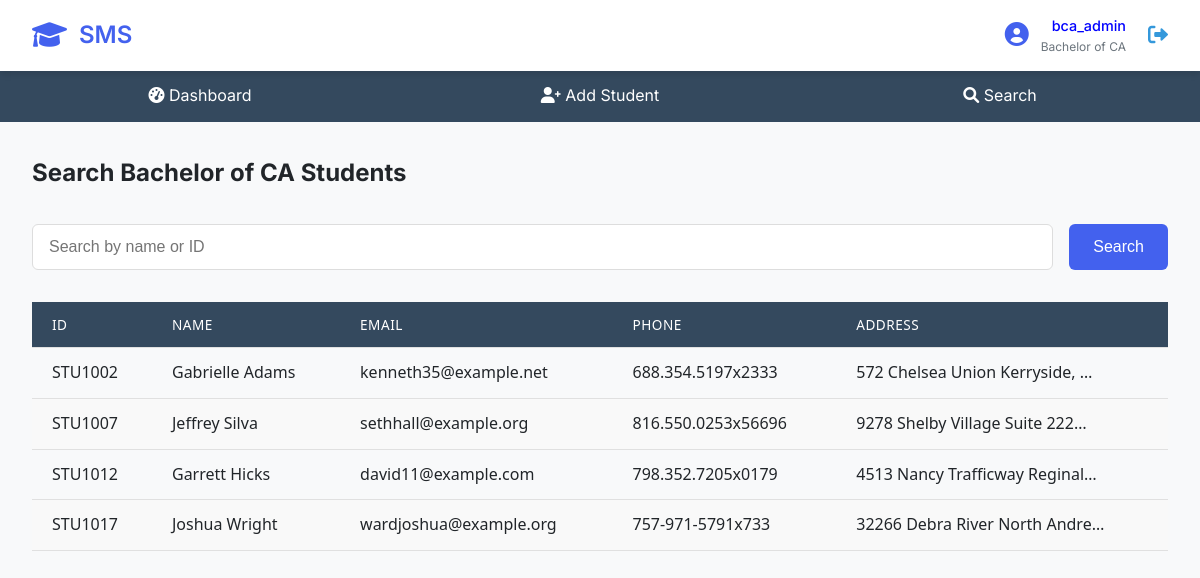
Page /students/search/ (signed in) on the committed database.
### students/models.py (models this page shows, shortened)
class DepartmentAdmin(AbstractUser):
    DEPARTMENTS = [
        ('BIT', 'Bachelor of IT'),
        ('BCS', 'Bachelor of CS'),
        ('BCA', 'Bachelor of CA'),
        ('CSIT', 'Bachelor of IT'),
        ('BHM', 'Bachelor of HM'),
    ]
    department = models.CharField(max_length=10, choices=DEPARTMENTS)

class Student(models.Model):
    student_id = models.CharField(max_length=20, unique=True)
    name = models.CharField(max_length=100)
    department = models.CharField(max_length=10, choices=DepartmentAdmin.DEPARTMENTS)
    address = models.TextField()
    email = models.EmailField()
    phone = models.CharField(max_length=15)
    created_by = models.ForeignKey(DepartmentAdmin, on_delete=models.CASCADE)

### students/views.py (the view)
# urls.py: path('students/search/', views.search_students, name='search'),
@login_required
def search_students(request):
    query = request.GET.get('q', '')
    students = Student.objects.filter(department=request.user.department)
    if query:
        students = students.filter(name__icontains=query) | students.filter(student_id__icontains=query)
    return render(request, 'students/search.html', {
        'students': students,
        'query': query,
        'department': request.user.get_department_display(),
    })

### students/templates/students/search.html (shortened to what this page needs)
{% extends "students/base.html" %}
{% block content %}
<div class="search-container">
    <h2>Search {{ user.get_department_display }} Students</h2>
    <form method="get" class="search-form">
        <input type="text" name="q" placeholder="Search by name or ID" value="{{ query }}">
        <button type="submit" class="btn">Search</button>
    </form>
    {% if students %}
    <table>
        <thead>
            <tr>
                <th>ID</th>
                <th>Name</th>
                <th>Email</th>
                <th>Phone</th>
                <th>Address</th>
            </tr>
        </thead>
        <tbody>
            {% for student in students %}
            <tr>
                <td>{{ student.student_id }}</td>
                <td>{{ student.name }}</td>
                <td>{{ student.email }}</td>
                <td>{{ student.phone }}</td>
                <td>{{ student.address|truncatechars:30 }}</td>
            </tr>
            {% endfor %}
        </tbody>
    </table>
    {% else %}
    <p>No students found matching your search.</p>
    {% endif %}
</div>
{% endblock %}

### students/templates/students/base.html (shortened to what this page needs)
<!DOCTYPE html>
<html lang="en">
<head>
    <link rel="stylesheet" href="/static/css/style.css">
    <link rel="stylesheet" href="https://cdnjs.cloudflare.com/ajax/libs/font-awesome/6.0.0/css/all.min.css">
</head>
<body>
    <div class="app-container">
        <header class="app-header">
            <div class="header-content">
                <div class="logo">
                    <i class="fas fa-graduation-cap"></i>
                    <h1>SMS</h1>
                </div>
                {% if user.is_authenticated %}
                <div class="user-info">
                    <div class="user-avatar">
                        <i class="fas fa-user-circle"></i>
                    </div>
                    <div class="user-details">
                        <span class="username">{{ user.username }}</span>
                        <span class="department">{{ user.get_department_display }}</span>
                    </div>
                    <a href="{% url 'logout' %}" class="logout-btn">
                        <i class="fas fa-sign-out-alt"></i>
                    </a>
                </div>
                {% endif %}
            </div>
        </header>
        {% if user.is_authenticated %}
        <nav class="app-nav">
            <ul>
                <li>
                    <a href="{% url 'dashboard' %}" class="nav-link">
                        <i class="fas fa-tachometer-alt"></i>
                        <span>Dashboard</span>
                    </a>
                </li>
                <li>
                    <a href="{% url 'add_student' %}" class="nav-link">
                        <i class="fas fa-user-plus"></i>
                        <span>Add Student</span>
                    </a>
                </li>
                <li>
                    <a href="{% url 'search' %}" class="nav-link">
                        <i class="fas fa-search"></i>
                        <span>Search</span>
                    </a>
                </li>
            </ul>
        </nav>
        {% endif %}
        <main class="app-main">
            {% block content %}{% endblock %}
        </main>
    </div>
</body>
</html>

### static/css/style.css (style rules this page uses)
:root { --primary: #4361ee; --primary-dark: #3a56d4; --secondary: #3f37c9; --accent: #4895ef; --danger: #f72585; --success: #4cc9f0; --warning: #f8961e; --light: #f8f9fa; --dark: #212529; --gray: #6c757d; --white: #ffffff; --shadow-sm: 0 1px 2px rgba(0,0,0,0.1); --shadow-md: 0 4px 6px rgba(0,0,0,0.1); --shadow-lg: 0 10px 15px rgba(0,0,0,0.1); --radius-sm: 4px; --radius-md: 8px; --radius-lg: 12px; --transition: all 0.3s ease; }
body { font-family: 'Inter', sans-serif; margin: 0; padding: 0; line-height: 1.6; color: var(--dark); background-color: var(--light); }
.app-header { background: var(--white); box-shadow: var(--shadow-md); position: sticky; top: 0; z-index: 100; display: flex; justify-content: space-between; align-items: center; padding: 0 2rem; }
.header-content { display: flex; justify-content: space-between; align-items: center; width: 100%; max-width: 1400px; margin: 0 auto; }
.logo { display: flex; align-items: center; gap: 0.75rem; color: var(--primary); }
.logo i { font-size: 1.75rem; }
.logo h1 { font-size: 1.5rem; font-weight: 600; }
.user-info { display: flex; align-items: center; gap: 0.75rem; }
.user-avatar { font-size: 1.5rem; color: var(--primary); }
.user-details { display: flex; flex-direction: column; align-items: flex-end; }
.username { font-weight: 500; font-size: 0.9rem; }
.department { font-size: 0.75rem; color: var(--gray); }
.logout-btn { color: var(--gray); font-size: 1.25rem; transition: var(--transition); margin-left: 1rem; }
nav { background: #34495e; padding: 0; }
nav ul { display: flex; list-style: none; margin: 0; padding: 0; }
nav li { flex: 1; }
nav a { color: white; text-decoration: none; display: block; padding: 0.8rem 1rem; text-align: center; transition: background-color 0.3s ease; }
.user-info { font-size: 0.9rem; color: blue; margin-left: auto; display: flex; align-items: center; }
.user-info a { color: #3498db; text-decoration: none; margin-left: 10px; }
table { width: 100%; border-collapse: collapse; font-family: 'Segoe UI', Tahoma, Geneva, Verdana, sans-serif; }
th, td { padding: 0.75rem 1.25rem; text-align: left; border-bottom: 1px solid #e0e0e0; }
th { background: #34495e; color: white; position: sticky; top: 0; font-weight: 500; text-transform: uppercase; font-size: 0.85rem; letter-spacing: 0.5px; }
tr:nth-child(even) { background: #f9f9f9; }
th:nth-child(1), td:nth-child(1) { width: 80px; }
.search-container { max-width: 1200px; margin: 2rem auto; padding: 0 2rem; }
.search-form { display: flex; gap: 1rem; margin: 2rem 0; }
.search-form input[type="text"] { flex: 1; padding: 0.8rem 1rem; border: 1px solid #ddd; border-radius: 6px; font-size: 1rem; min-width: 300px; }
.search-form .btn { background: #4361ee; color: white; padding: 0.8rem 1.5rem; border: none; border-radius: 6px; font-weight: 500; cursor: pointer; transition: background 0.3s; }
input, select, textarea { padding: 0.75rem; border: 1px solid black; border-radius: 4px; font-size: 1rem; width: 100%; box-sizing: border-box; }
.btn { padding: 0.75rem 1.5rem; border: none; border-radius: 4px; font-size: 1rem; cursor: pointer; transition: all 0.3s ease; }
.btn[type="submit"] { background: #4361ee; color: white; }

### rows in the picture
DepartmentAdmin: username "bca_admin", department "Bachelor of CA"
Student: student_id "STU1002", name "Gabrielle Adams", email "kenneth35@example.net", phone "688.354.5197x2333", address "572 Chelsea Union Kerryside, …"
Student: student_id "STU1007", name "Jeffrey Silva", email "sethhall@example.org", phone "816.550.0253x56696", address "9278 Shelby Village Suite 222…"
Student: student_id "STU1012", name "Garrett Hicks", email "david11@example.com", phone "798.352.7205x0179", address "4513 Nancy Trafficway Reginal…"
Student: student_id "STU1017", name "Joshua Wright", email "wardjoshua@example.org", phone "757-971-5791x733", address "32266 Debra River North Andre…"
